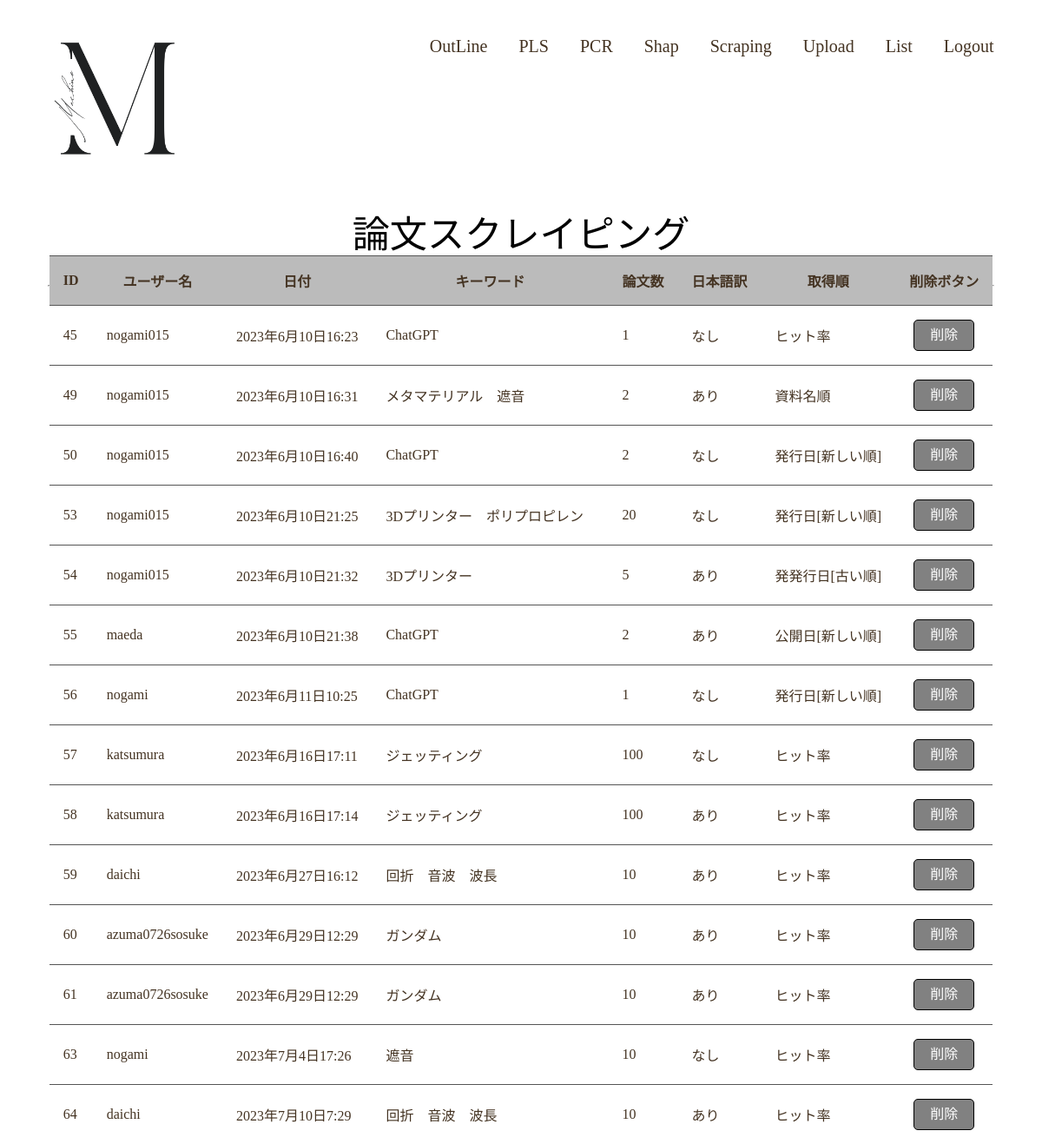
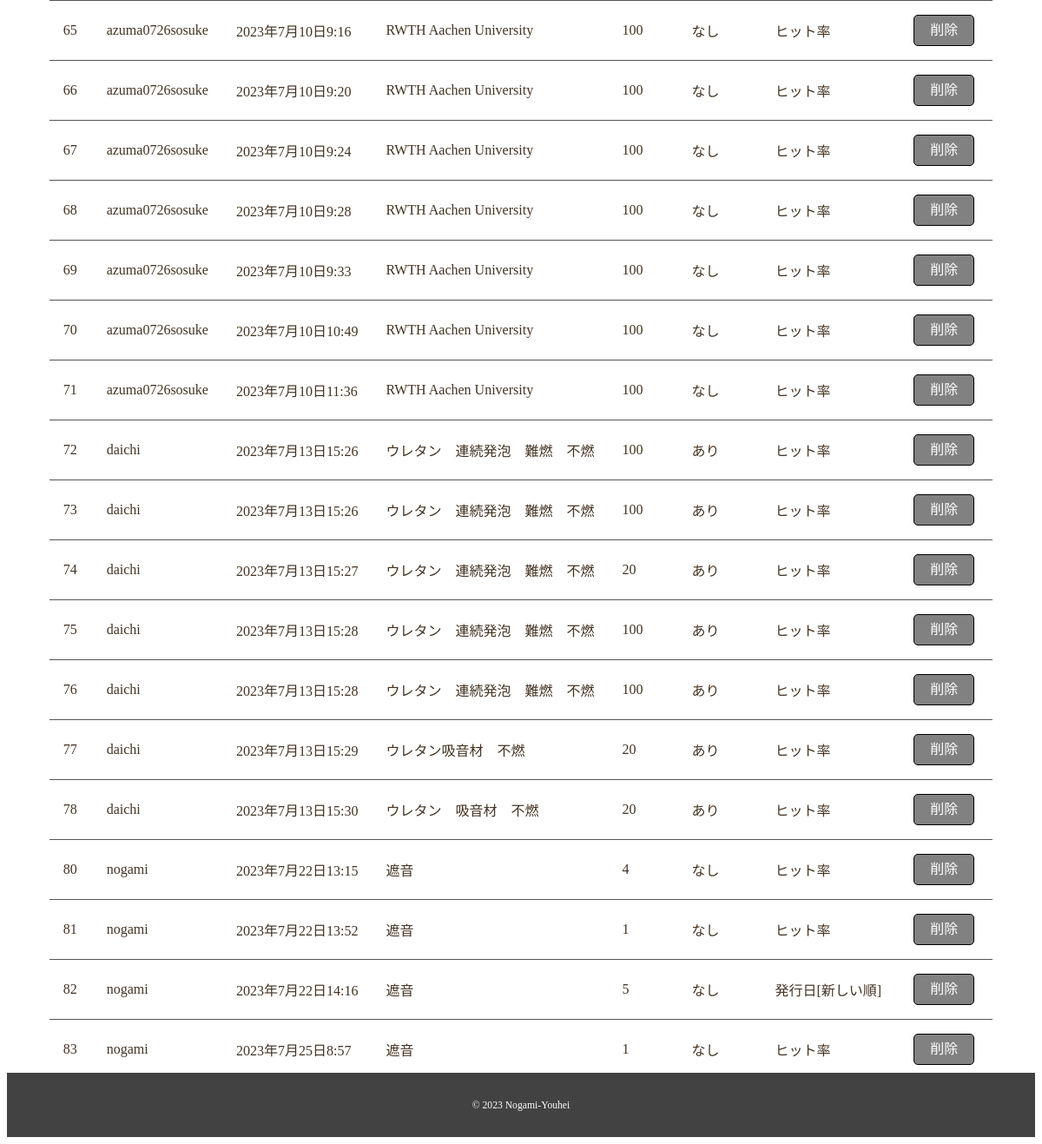
/pls/datalist/ (signed in), run on the app's committed database (2 pictures, top to bottom).
### pls/models.py (models this page shows)
class Paper(models.Model):
    order = (
        ("1", "ヒット率"),
        ("5", "発行日[新しい順]"),
        ("6", "発行日[古い順]"),
        ("2", "公開日[新しい順]"),
        ("3", "公開日[古い順]"),
        ("4", "資料名順"),
        )
    user = models.CharField(max_length=100)
    date = models.DateTimeField(default=timezone.now)
    keywords = models.CharField(max_length=100)
    number = models.IntegerField(validators=[MinValueValidator(1), MaxValueValidator(500)])
    ja = models.BooleanField()
    choices = models.CharField(max_length=100, choices=order, default=("5", "発行日[新しい順]"))

### pls/views.py (the view)
# urls.py: path('datalist/', views.datalist, name='datalist'),
def datalist(request):
    if (request.method == 'POST'):
        data = request.POST.get('data')
        paper = Paper.objects.get(id=int(data))
        print(paper)
        paper.delete()
        return redirect(to='datalist')
    papers = Paper.objects.all()
    user = request.user.username
    param = {
        'papers': papers,
        'user': user
    }
    return render(request, 'pls/datalist.html', param)

### pls/templates/pls/datalist.html (shortened to what this page needs)
{% extends 'pls/base.html' %}
{% block main %}
<div class="wrapper">
    <h2 class="page-title">論文スクレイピング</h2>
</div>
</div>
<div class="pcr-contents wrapper">
<table class="list">
    <tr>
        <th>ID</th>
        <th>ユーザー名</th>
        <th>日付</th>
        <th>キーワード</th>
        <th>論文数</th>
        <th>日本語訳</th>
        <th>取得順</th>
        {% if user == 'nogami' %}
        <th>削除ボタン</th>
        {% endif %}
    </tr>
{% for paper in papers %}
    <tr>
        <td>{{ paper.id }}</td>
        <td>{{ paper.user }}</td>
        <td>{{ paper.date }}</td>
        <td>{{ paper.keywords }}</td>
        <td>{{ paper.number }}</td>
        {% if paper.ja == 0 %}
        <td>なし</td>
        {% else %}
        <td>あり</td>
        {% endif %}
        {% if paper.choices == '1' %}
        <td>ヒット率</td>
        {% elif paper.choices == '5' %}
        <td>発行日[新しい順]</td>
        {% elif paper.choices == '6' %}
        <td>発発行日[古い順]</td>
        {% elif paper.choices == '2' %}
        <td>公開日[新しい順]</td>
        {% elif paper.choices == '3' %}
        <td>公開日[古い順]</td>
        {% elif paper.choices == '4' %}
        <td>資料名順</td>
        {% else %}
        <td>不明</td>
        {% endif %}
        {% if user == 'nogami' %}
        <td>
        <form action="{% url 'datalist' %}" method="post">
        <input type="submit" value="削除" class="button3">
        </form>
        </td>
        {% endif %}
    </tr>
{% endfor %}
</table>
</div>
{% endblock %}

### pls/static/pls/css/style.css (style rules this page uses)
html { font-size: 100%; }
body { font-family: serif; color: #432; }
.wrapper { max-width: 1200px; margin: 0 auto; padding: 0 4%; }
.page-title { font-size: 2.7rem; color: black; line-height: 1; text-transform: uppercase; font-weight: normal; }
#outline .page-title { text-align: center; }
table { border-spacing: 2rem; }
input[type="submit"] { cursor: pointer; line-height: 1; }
.button3 { display: block; font-size: 1rem; background: #818181; color: #fff; border-radius: 5px; padding: 9px 18px; margin-left: auto; margin-right: auto; border: 0.5px solid black; }
.list, .list td, .list th { border-width: 1.5px 0px; border-color: #555; border-style: solid; border-collapse: collapse; padding: 1em; margin: 1em; }
.list th { background-color: #bbb; }
.list { margin-right: auto; margin-left: auto; }

### data on the page
Paper: id "45", user "nogami015", date "2023年6月10日16:23", keywords "ChatGPT", number "1", ja "なし", choices "ヒット率"
Paper: id "49", user "nogami015", date "2023年6月10日16:31", keywords "メタマテリアル 遮音", number "2", ja "あり", choices "資料名順"
Paper: id "50", user "nogami015", date "2023年6月10日16:40", keywords "ChatGPT", number "2", ja "なし", choices "発行日[新しい順]"
Paper: id "53", user "nogami015", date "2023年6月10日21:25", keywords "3Dプリンター ポリプロピレン", number "20", ja "なし", choices "発行日[新しい順]"
Paper: id "54", user "nogami015", date "2023年6月10日21:32", keywords "3Dプリンター", number "5", ja "あり", choices "発発行日[古い順]"
Paper: id "55", user "maeda", date "2023年6月10日21:38", keywords "ChatGPT", number "2", ja "あり", choices "公開日[新しい順]"
Paper: id "56", user "nogami", date "2023年6月11日10:25", keywords "ChatGPT", number "1", ja "なし", choices "発行日[新しい順]"
Paper: id "57", user "katsumura", date "2023年6月16日17:11", keywords "ジェッティング", number "100", ja "なし", choices "ヒット率"
Paper: id "58", user "katsumura", date "2023年6月16日17:14", keywords "ジェッティング", number "100", ja "あり", choices "ヒット率"
Paper: id "59", user "daichi", date "2023年6月27日16:12", keywords "回折 音波 波長", number "10", ja "あり", choices "ヒット率"
Paper: id "60", user "azuma0726sosuke", date "2023年6月29日12:29", keywords "ガンダム", number "10", ja "あり", choices "ヒット率"
Paper: id "61", user "azuma0726sosuke", date "2023年6月29日12:29", keywords "ガンダム", number "10", ja "あり", choices "ヒット率"
Paper: id "63", user "nogami", date "2023年7月4日17:26", keywords "遮音", number "10", ja "なし", choices "ヒット率"
Paper: id "64", user "daichi", date "2023年7月10日7:29", keywords "回折 音波 波長", number "10", ja "あり", choices "ヒット率"
Paper: id "65", user "azuma0726sosuke", date "2023年7月10日9:16", keywords "RWTH Aachen University", number "100", ja "なし", choices "ヒット率"
Paper: id "66", user "azuma0726sosuke", date "2023年7月10日9:20", keywords "RWTH Aachen University", number "100", ja "なし", choices "ヒット率"
Paper: id "67", user "azuma0726sosuke", date "2023年7月10日9:24", keywords "RWTH Aachen University", number "100", ja "なし", choices "ヒット率"
Paper: id "68", user "azuma0726sosuke", date "2023年7月10日9:28", keywords "RWTH Aachen University", number "100", ja "なし", choices "ヒット率"
Paper: id "69", user "azuma0726sosuke", date "2023年7月10日9:33", keywords "RWTH Aachen University", number "100", ja "なし", choices "ヒット率"
Paper: id "70", user "azuma0726sosuke", date "2023年7月10日10:49", keywords "RWTH Aachen University", number "100", ja "なし", choices "ヒット率"
Paper: id "71", user "azuma0726sosuke", date "2023年7月10日11:36", keywords "RWTH Aachen University", number "100", ja "なし", choices "ヒット率"
Paper: id "72", user "daichi", date "2023年7月13日15:26", keywords "ウレタン 連続発泡 難燃 不燃", number "100", ja "あり", choices "ヒット率"
Paper: id "73", user "daichi", date "2023年7月13日15:26", keywords "ウレタン 連続発泡 難燃 不燃", number "100", ja "あり", choices "ヒット率"
Paper: id "74", user "daichi", date "2023年7月13日15:27", keywords "ウレタン 連続発泡 難燃 不燃", number "20", ja "あり", choices "ヒット率"
Paper: id "75", user "daichi", date "2023年7月13日15:28", keywords "ウレタン 連続発泡 難燃 不燃", number "100", ja "あり", choices "ヒット率"
Paper: id "76", user "daichi", date "2023年7月13日15:28", keywords "ウレタン 連続発泡 難燃 不燃", number "100", ja "あり", choices "ヒット率"
Paper: id "77", user "daichi", date "2023年7月13日15:29", keywords "ウレタン吸音材 不燃", number "20", ja "あり", choices "ヒット率"
Paper: id "78", user "daichi", date "2023年7月13日15:30", keywords "ウレタン 吸音材 不燃", number "20", ja "あり", choices "ヒット率"
Paper: id "80", user "nogami", date "2023年7月22日13:15", keywords "遮音", number "4", ja "なし", choices "ヒット率"
Paper: id "81", user "nogami", date "2023年7月22日13:52", keywords "遮音", number "1", ja "なし", choices "ヒット率"
Paper: id "82", user "nogami", date "2023年7月22日14:16", keywords "遮音", number "5", ja "なし", choices "発行日[新しい順]"
Paper: id "83", user "nogami", date "2023年7月25日8:57", keywords "遮音", number "1", ja "なし", choices "ヒット率"
